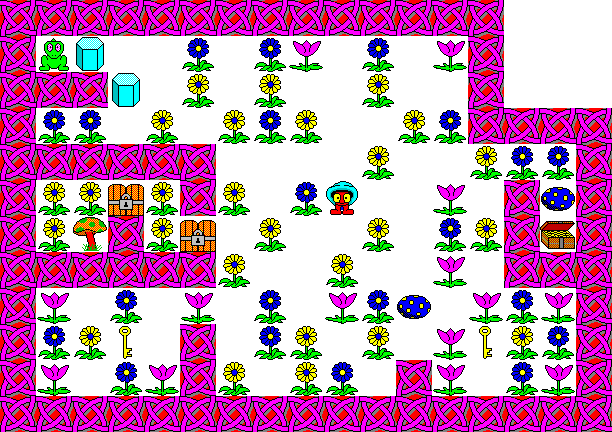

This game map was drawn from its Tiled (.tmx) file and the tilesets committed beside it. A one-line description and the trimmed map source follow:
An orthogonal 17x12 tile map with 36x36 px tiles, 2 tile layers (ground, hazard).

<map version="1.0" orientation="orthogonal" width="17" height="12" tilewidth="36" tileheight="36">
 <tileset firstgid="1" name="tileset" tilewidth="36" tileheight="36">
  <image source="tileset.png" width="256" height="256" />
 </tileset>
 <layer name="ground" width="17" height="12">
  <data>[204 cells, 204 non-empty, 1 distinct tile ids]</data>
 </layer>
 <layer name="hazard" width="17" height="12">
  <data>[204 cells, 148 non-empty, 12 distinct tile ids]</data>
 </layer>
</map>
